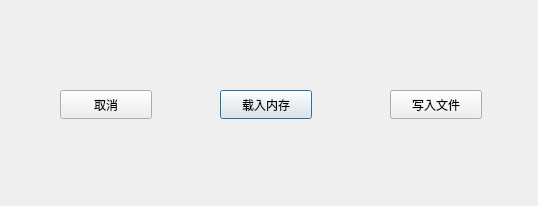
<?xml version="1.0" encoding="UTF-8"?>
<ui version="4.0">
 <class>Var_man</class>
 <widget class="QDialog" name="Var_man">
  <property name="geometry">
   <rect>
    <x>0</x>
    <y>0</y>
    <width>538</width>
    <height>206</height>
   </rect>
  </property>
  <property name="windowTitle">
   <string>变量管理</string>
  </property>
  <widget class="QPushButton" name="load">
   <property name="geometry">
    <rect>
     <x>220</x>
     <y>90</y>
     <width>92</width>
     <height>29</height>
    </rect>
   </property>
   <property name="text">
    <string>载入内存</string>
   </property>
  </widget>
  <widget class="QPushButton" name="write">
   <property name="geometry">
    <rect>
     <x>390</x>
     <y>90</y>
     <width>92</width>
     <height>29</height>
    </rect>
   </property>
   <property name="text">
    <string>写入文件</string>
   </property>
  </widget>
  <widget class="QPushButton" name="cancel">
   <property name="geometry">
    <rect>
     <x>60</x>
     <y>90</y>
     <width>92</width>
     <height>29</height>
    </rect>
   </property>
   <property name="text">
    <string>取消</string>
   </property>
  </widget>
 </widget>
 <resources/>
 <connections/>
</ui>
